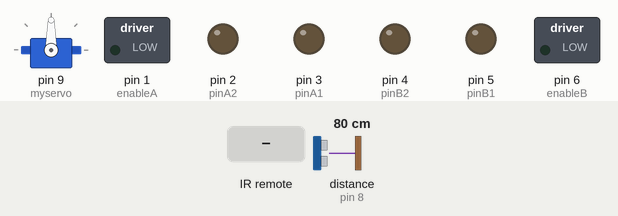
A sketch run on a simulated Arduino Uno, built with avr-gcc and run on an emulated ATmega328P. Shown: servo, switched loads named in the sketch (green lamp = pin HIGH), output pins drawn as LEDs (lit = HIGH). The inputs (shaded band) are chosen by the test bench; at power-on: distance to the obstacle (sensor on pin 8) 80 cm. Random numbers use the default seed unless the sketch sets one.

Above: at 1.2 s.
1.3 s: infrared code 0xFF4AB5 received
At 3.9 s:
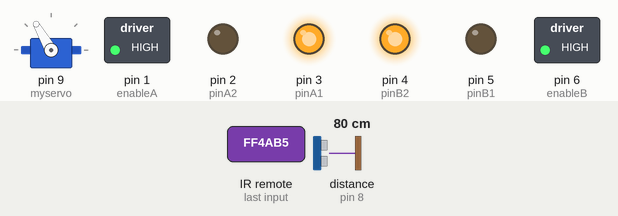
4.3 s: distance to the obstacle (sensor on pin 8) set to 16 cm
5.8 s: distance to the obstacle (sensor on pin 8) set to 13 cm
At 8.6 s:
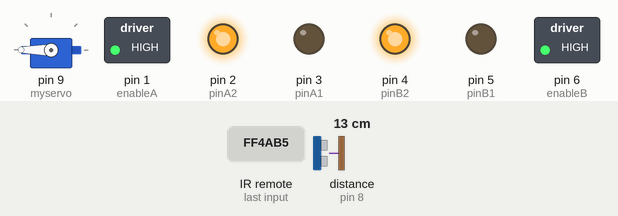
8.8 s: distance to the obstacle (sensor on pin 8) set to 18 cm
At 11.6 s:
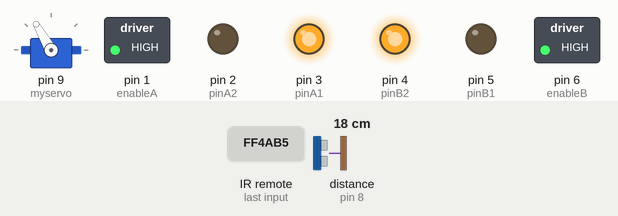
11.8 s: distance to the obstacle (sensor on pin 8) set to 2 cm
At 20.8 s:
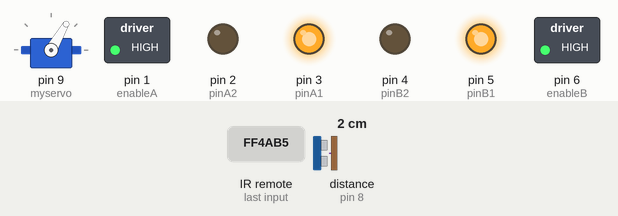
Timing chart, 0 to 26.0 s (numbered marks = the images above; inputs shaded):
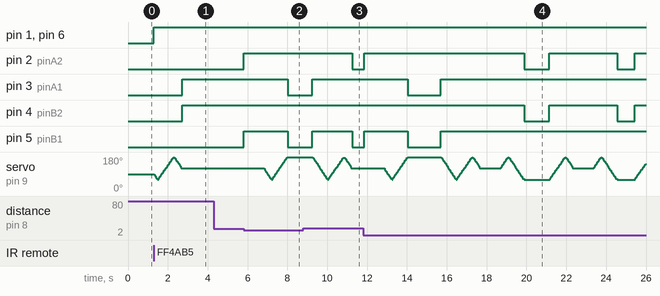

The sketch:

AliBot.ino
```cpp
#include <VarSpeedServo.h>
#include "IRremote.h"
#include "Ultrasonic.h"

IRrecv irrecv(11); // указываем вывод, к которому подключен приемник
decode_results results;
VarSpeedServo myservo;
Ultrasonic ultrasonic(7, 8);

int randomNum;

int pinA1 = 3;
int pinA2 = 2;
int pinB1 = 5;
int pinB2 = 4;
int enableB = 6;
int enableA = 1;

void setup() {
  myservo.attach(9);
  irrecv.enableIRIn(); // запускаем прием
  pinMode (enableA, OUTPUT);
  pinMode (enableB, OUTPUT);
  pinMode(pinA1, OUTPUT);
  pinMode(pinA2, OUTPUT);
  pinMode(pinB1, OUTPUT);
  pinMode(pinB2, OUTPUT);


}

void loop(){

  if ( irrecv.decode( &results )) { // если данные пришли
    switch ( results.value ) {
    case 0xFF629D:
        forward();
        break;
    case 0xFFA857:
        backward();
        break;
    case 0xFFC23D:
        rightturn(100);
        break;
    case 0xFF22DD:
        leftturn(100);
        break;
    case 0xFF02FD:
        breakRobot();
        break;
    case 0xFF42BD:
        motorAon();
        motorBon();
        break;
    case 0xFF52AD:
        motorAoff();
        motorBoff();
        break;
    case 0xFF4AB5:
        autoCar();
        break;
    }
    irrecv.resume(); // принимаем следующую команду
  }
}
// Движение вперед
void forward(){
  digitalWrite (pinA1, HIGH);
  digitalWrite (pinA2, LOW);
  digitalWrite (pinB1, LOW);
  digitalWrite (pinB2, HIGH);
}
// Движение назад
void backward(){
  digitalWrite (pinA1, LOW);
  digitalWrite (pinA2, HIGH);
  digitalWrite (pinB1, HIGH);
  digitalWrite (pinB2, LOW);
}
// Движение назад в автоматическом режиме
void autoBack(int duration){
  digitalWrite (pinA1, LOW);
  digitalWrite (pinA2, HIGH);
  digitalWrite (pinB1, HIGH);
  digitalWrite (pinB2, LOW);
  delay(duration);
}
// Поворот направо
void rightturn(int duration){
  digitalWrite (pinA1, LOW);
  digitalWrite (pinA2, HIGH);
  digitalWrite (pinB1, LOW);
  digitalWrite (pinB2, HIGH);
  delay (duration);
  digitalWrite (pinA1, HIGH);
  digitalWrite (pinA2, HIGH);
  digitalWrite (pinB1, HIGH);
  digitalWrite (pinB2, HIGH);
}
// Поворот налево
void leftturn(int duration){
  digitalWrite (pinA1, HIGH);
  digitalWrite (pinA2, LOW);
  digitalWrite (pinB1, HIGH);
  digitalWrite (pinB2, LOW);
  delay (duration);
  digitalWrite (pinA1, HIGH);
  digitalWrite (pinA2, HIGH);
  digitalWrite (pinB1, HIGH);
  digitalWrite (pinB2, HIGH);
}
// Стоп
void breakRobot () {

motorAstop();

motorBstop();


}
void motorAstop() {

digitalWrite (pinA1, HIGH);

digitalWrite (pinA2, HIGH);

}

void motorBstop() {

digitalWrite (pinB1, HIGH);

digitalWrite (pinB2, HIGH);

}
void motorAon() {

digitalWrite (enableA, HIGH);

}

void motorBon() {

digitalWrite (enableB, HIGH);

}
void motorAoff() {

digitalWrite (enableA, LOW);

}

void motorBoff() {

digitalWrite (enableB, LOW);

}

void sonicScan(){
  myservo.write(60,100,true);
  myservo.write(120,100,true);
  myservo.write(180,100,true);
  myservo.write(120,100,true);
}

void autoCar(){
  motorAon();
  motorBon();
  sonicScan();
  while(1){
    float dist_cm = ultrasonic.distanceRead(CM);
    if(dist_cm>=15.0){
      forward();
      delay(100);
    }else{
      breakRobot();// Останавливаем робота
      delay(1000);
      randomNum = random(0,2);
      //autoBack(200);// Откатываем немного назад
        if(randomNum == 1){         //Условие начала поиска пути с правой стороны
          myservo.write(60,100,true); // Поворачиваем серву направо
          float dist_cm1 = ultrasonic.distanceRead(CM);
            if(dist_cm1>=15.0){             // Если справа нет препятствий
              rightturn(200);               // поворачиваем платформу в направлении сервы
              myservo.write(120,100,true);  // Ставим серву под прямым углом к платформе
              forward();                    // и двигаемся вперед.
              delay(100);
            }else {                          // В противном случае поворачиваем серву налево
              myservo.write(180,100,true);
              float dist_cm2 = ultrasonic.distanceRead(CM);
                if(dist_cm2>=15.0){         // Если слева нет препятствий то выполняем аналогичный алгоритм действий.
                  leftturn(200);
                  myservo.write(120,100,true);
                  forward();
                  delay(100);
                }else{                    // Если и с левой стороны есть препятствие, то вращаем платформу вокруг своей оси на рандомное количество оборотов
                  rightturn(random(0,2000));
                  autoCar();
            }
        }

      }else{ // Условие начала поиска пути с левой стороны
        myservo.write(180,100,true); // Поворачиваем серву налево
          float dist_cm1 = ultrasonic.distanceRead(CM);
            if(dist_cm1>=15.0){             // Если слева нет препятствий
              leftturn(200);               // поворачиваем платформу в направлении сервы
              myservo.write(120,100,true);  // Ставим серву под прямым углом к платформе
              forward();                    // и двигаемся вперед.
              delay(100);
            }else {                          // В противном случае поворачиваем серву направо
              myservo.write(60,100,true);
              float dist_cm2 = ultrasonic.distanceRead(CM);
                if(dist_cm2>=15.0){         // Если справа нет препятствий то выполняем аналогичный алгоритм действий.
                  rightturn(200);
                  myservo.write(120,100,true);
                  forward();
                  delay(100);
                }else{                    // Если и с левой стороны есть препятствие, то вращаем платформу вокруг своей оси на рандомное количество оборотов
                  leftturn(random(0,2000));
                  autoCar();
            }
        }
  }
  }

  }
}
```

Measured:
- the behaviour switches between 15 and 14 cm on distance to the obstacle (sensor on pin 8) (found by bisection; images 1 and 2)
- after the input at 1.3 s, pin 1 (enableA), pin 6 (enableB): LOW → HIGH at once; pin 3 (pinA1), pin 4 (pinB2): LOW → HIGH after 1.4 s
- after the input at 4.3 s, every drawn part: stays the same
- after the input at 5.8 s, pin 2 (pinA2): LOW → HIGH at once; pin 3 (pinA1): HIGH → LOW after 2.2 s; pin 5 (pinB1): LOW → HIGH at once, → LOW 2.2 s later
- after the input at 8.8 s, pin 2 (pinA2): HIGH → LOW after 2.4 s
- after the input at 11.8 s, pin 2 (pinA2): goes HIGH 8.0 s, LOW 1.3 s, HIGH 3.4 s, LOW 0.88 s, then HIGH, starting after 0.06 s; pin 3 (pinA1): HIGH → LOW after 2.2 s, → HIGH 1.7 s later
